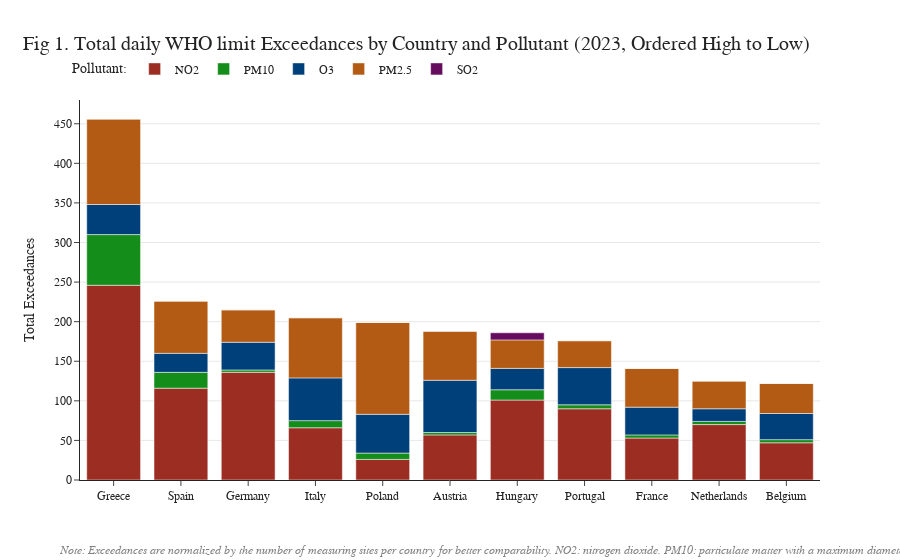

The cell this chart's notebook holds for it:
### Code cell
# Define matching colors for pollutants
pollutant_colors = ['#9b2d23', '#158d1a', '#00407a', '#b35b14', '#660c5f']

# Create the stacked bar plot
fig = px.bar(
    exceedance_melted,
    x="country",
    y="exceedances",
    color="pollutant",
    title="Fig 1. Total WHO limit Exceedances by Country and Pollutant (Ordered High to Low)",
    labels={"exceedances": "Total Exceedances", "country": "Country"},
    template="simple_white",
    color_discrete_sequence=pollutant_colors 
)

# Add horizontal grid lines back
fig.update_layout(
    yaxis=dict(showgrid=True),
    legend_title=dict(text='Pollutant:', font=dict(family="Arial")),
    legend=dict(
        itemclick="toggle",
        itemdoubleclick="toggleothers",
        orientation="h",
        yanchor="top",
        y=1.12,
        xanchor="left",
        x=-0.014
    ),
    title=dict(text="Fig 1. Total daily WHO limit Exceedances by Country and Pollutant (2023, Ordered High to Low)", font=dict(family="Arial", size=20),x=0.025),
    xaxis_title=dict(text="", font=dict(family="Arial", size=14)),
    yaxis_title=dict(text="Total Exceedances", font=dict(family="Arial", size=14)),
    font=dict(family="Arial")
)

# Add bottom text 
fig.add_annotation(
    text="<i>Note: Exceedances are normalized by the number of measuring sites per country for better comparability. NO2: nitrogen dioxide. PM10: particulate matter with a maximum diameter of 10 micrometers. <br>O3: ozone. PM2.5: particulate matter with a maximum diameter of 2.5 micrometers. SO2: sulfur dioxide",
    xref="paper", yref="paper",
    x=-0.03, y=-0.25,
    showarrow=False,
    font=dict(family="Arial", size=12, color="gray"),
    align="left"
)

fig.show()

### Figure 1 — Plotly figure (JSON) as saved in the notebook; plotly's stock layout.template omitted (floating-point values rounded to 4 significant figures)
{"data": [{"alignmentgroup": "True", "hovertemplate": "pollutant=NO2<br>Country=%{x}<br>Total Exceedances=%{y}<extra></extra>", "legendgroup": "NO2", "marker": {"color": "#9b2d23", "pattern": {"shape": ""}}, "name": "NO2", "offsetgroup": "NO2", "orientation": "v", "showlegend": true, "textposition": "auto", "type": "bar", "x": ["Greece", "Spain", "Germany", "Italy", "Poland", "Austria", "Hungary", "Portugal", "France", "Netherlands", "Belgium"], "xaxis": "x", "y": [246, 116, 136, 66, 26, 57, 101, 90, 53, 70, 47], "yaxis": "y"}, {"alignmentgroup": "True", "hovertemplate": "pollutant=PM10<br>Country=%{x}<br>Total Exceedances=%{y}<extra></extra>", "legendgroup": "PM10", "marker": {"color": "#158d1a", "pattern": {"shape": ""}}, "name": "PM10", "offsetgroup": "PM10", "orientation": "v", "showlegend": true, "textposition": "auto", "type": "bar", "x": ["Greece", "Spain", "Germany", "Italy", "Poland", "Austria", "Hungary", "Portugal", "France", "Netherlands", "Belgium"], "xaxis": "x", "y": [64, 20, 3, 9, 8, 3, 13, 5, 4, 4, 4], "yaxis": "y"}, {"alignmentgroup": "True", "hovertemplate": "pollutant=O3<br>Country=%{x}<br>Total Exceedances=%{y}<extra></extra>", "legendgroup": "O3", "marker": {"color": "#00407a", "pattern": {"shape": ""}}, "name": "O3", "offsetgroup": "O3", "orientation": "v", "showlegend": true, "textposition": "auto", "type": "bar", "x": ["Greece", "Spain", "Germany", "Italy", "Poland", "Austria", "Hungary", "Portugal", "France", "Netherlands", "Belgium"], "xaxis": "x", "y": [38, 24, 35, 54, 49, 66, 27, 47, 35, 16, 33], "yaxis": "y"}, {"alignmentgroup": "True", "hovertemplate": "pollutant=PM2.5<br>Country=%{x}<br>Total Exceedances=%{y}<extra></extra>", "legendgroup": "PM2.5", "marker": {"color": "#b35b14", "pattern": {"shape": ""}}, "name": "PM2.5", "offsetgroup": "PM2.5", "orientation": "v", "showlegend": true, "textposition": "auto", "type": "bar", "x": ["Greece", "Spain", "Germany", "Italy", "Poland", "Austria", "Hungary", "Portugal", "France", "Netherlands", "Belgium"], "xaxis": "x", "y": [108, 66, 41, 76, 116, 62, 36, 34, 49, 35, 38], "yaxis": "y"}, {"alignmentgroup": "True", "hovertemplate": "pollutant=SO2<br>Country=%{x}<br>Total Exceedances=%{y}<extra></extra>", "legendgroup": "SO2", "marker": {"color": "#660c5f", "pattern": {"shape": ""}}, "name": "SO2", "offsetgroup": "SO2", "orientation": "v", "showlegend": true, "textposition": "auto", "type": "bar", "x": ["Greece", "Spain", "Germany", "Italy", "Poland", "Austria", "Hungary", "Portugal", "France", "Netherlands", "Belgium"], "xaxis": "x", "y": [0, 0, 0, 0, 0, 0, 9, 0, 0, 0, 0], "yaxis": "y"}], "layout": {"annotations": [{"align": "left", "font": {"color": "gray", "family": "Arial", "size": 12}, "showarrow": false, "text": "<i>Note: Exceedances are normalized by the number of measuring sites per country for better comparability. NO2: nitrogen dioxide. PM10: particulate matter with a maximum diameter of 10 micrometers. <br>O3: ozone. PM2.5: particulate matter with a maximum diameter of 2.5 micrometers. SO2: sulfur dioxide", "x": -0.03, "xref": "paper", "y": -0.25, "yref": "paper"}], "barmode": "relative", "font": {"family": "Arial"}, "legend": {"itemclick": "toggle", "itemdoubleclick": "toggleothers", "orientation": "h", "title": {"font": {"family": "Arial"}, "text": "Pollutant:"}, "tracegroupgap": 0, "x": -0.014, "xanchor": "left", "y": 1.12, "yanchor": "top"}, "title": {"font": {"family": "Arial", "size": 20}, "text": "Fig 1. Total daily WHO limit Exceedances by Country and Pollutant (2023, Ordered High to Low)", "x": 0.025}, "xaxis": {"anchor": "y", "domain": [0, 1], "title": {"font": {"family": "Arial", "size": 14}, "text": ""}}, "yaxis": {"anchor": "x", "domain": [0, 1], "showgrid": true, "title": {"font": {"family": "Arial", "size": 14}, "text": "Total Exceedances"}}}}
